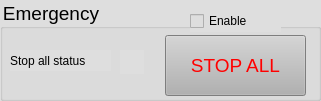
   <widget class="QGroupBox" name="groupBox_5">
    <property name="geometry">
     <rect>
      <x>30</x>
      <y>720</y>
      <width>321</width>
      <height>101</height>
     </rect>
    </property>
    <property name="font">
     <font>
      <pointsize>14</pointsize>
     </font>
    </property>
    <property name="styleSheet">
     <string notr="true">background-color: rgb(222, 222, 222);</string>
    </property>
    <property name="title">
     <string>Emergency</string>
    </property>
    <widget class="TaurusCommandButton" name="btnStopAll">
     <property name="geometry">
      <rect>
       <x>165</x>
       <y>35</y>
       <width>141</width>
       <height>61</height>
      </rect>
     </property>
     <property name="font">
      <font>
       <pointsize>14</pointsize>
      </font>
     </property>
     <property name="styleSheet">
      <string notr="true">background-color: rgb(177, 177, 177);
color: rgb(255, 0, 0);</string>
     </property>
     <property name="text">
      <string>STOP ALL</string>
     </property>
     <property name="checkable">
      <bool>false</bool>
     </property>
     <property name="checked">
      <bool>false</bool>
     </property>
     <property name="autoDefault">
      <bool>false</bool>
     </property>
     <property name="default">
      <bool>false</bool>
     </property>
     <property name="flat">
      <bool>false</bool>
     </property>
     <property name="Model">
      <string/>
     </property>
     <property name="UseParentModel">
      <bool>false</bool>
     </property>
     <property name="Command">
      <string notr="true"/>
     </property>
     <property name="Parameters">
      <stringlist/>
     </property>
     <property name="DangerMessage">
      <string notr="true"/>
     </property>
     <property name="CustomText">
      <string>STOP ALL</string>
     </property>
    </widget>
    <widget class="QLabel" name="label_83">
     <property name="geometry">
      <rect>
       <x>10</x>
       <y>50</y>
       <width>101</width>
       <height>21</height>
      </rect>
     </property>
     <property name="text">
      <string>Stop all status</string>
     </property>
    </widget>
    <widget class="TaurusLed" name="ledStoppAll">
     <property name="geometry">
      <rect>
       <x>120</x>
       <y>50</y>
       <width>24</width>
       <height>24</height>
      </rect>
     </property>
     <property name="model">
      <string>$undulator/StopAll</string>
     </property>
     <property name="modelIndex">
      <string/>
     </property>
    </widget>
    <widget class="QCheckBox" name="chkStopAll">
     <property name="geometry">
      <rect>
       <x>190</x>
       <y>10</y>
       <width>91</width>
       <height>22</height>
      </rect>
     </property>
     <property name="text">
      <string>Enable</string>
     </property>
    </widget>
   </widget>
